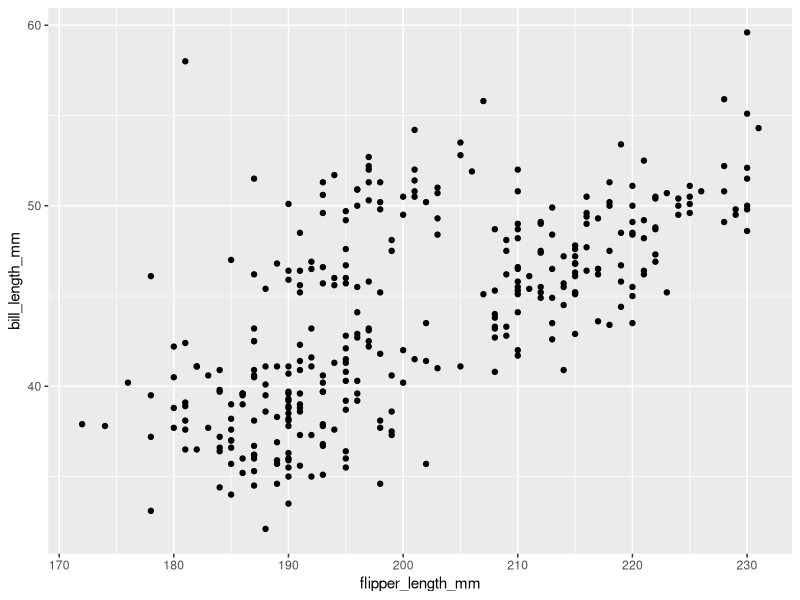
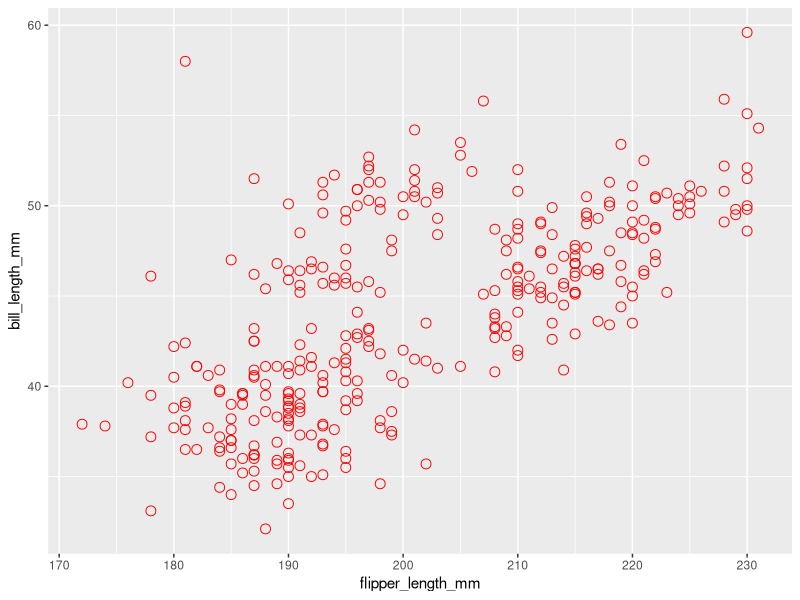
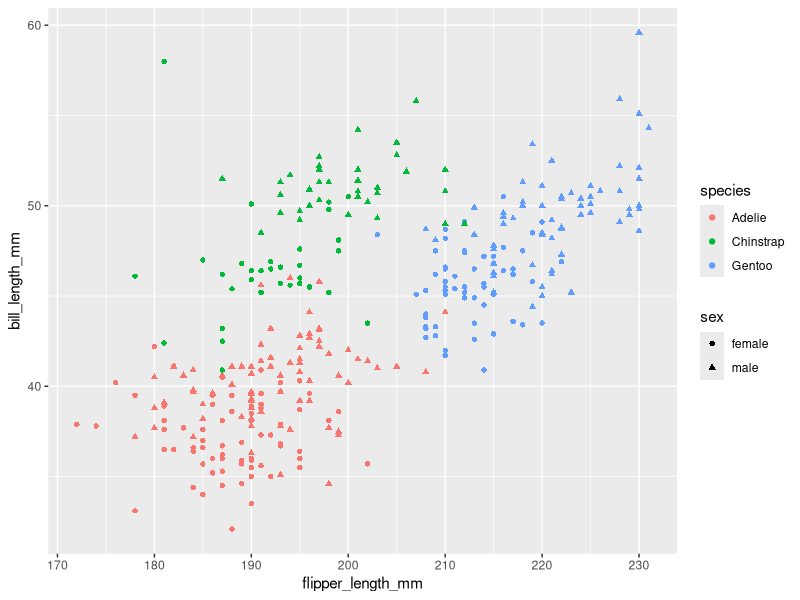
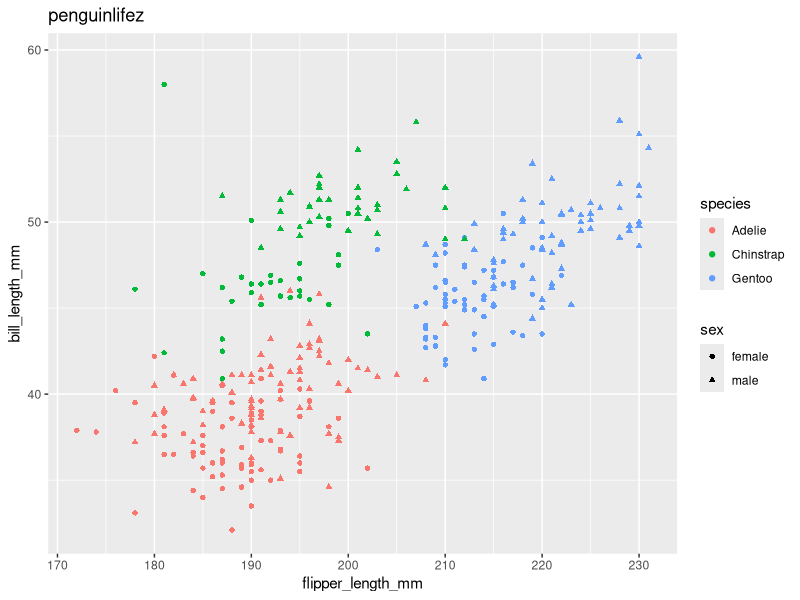
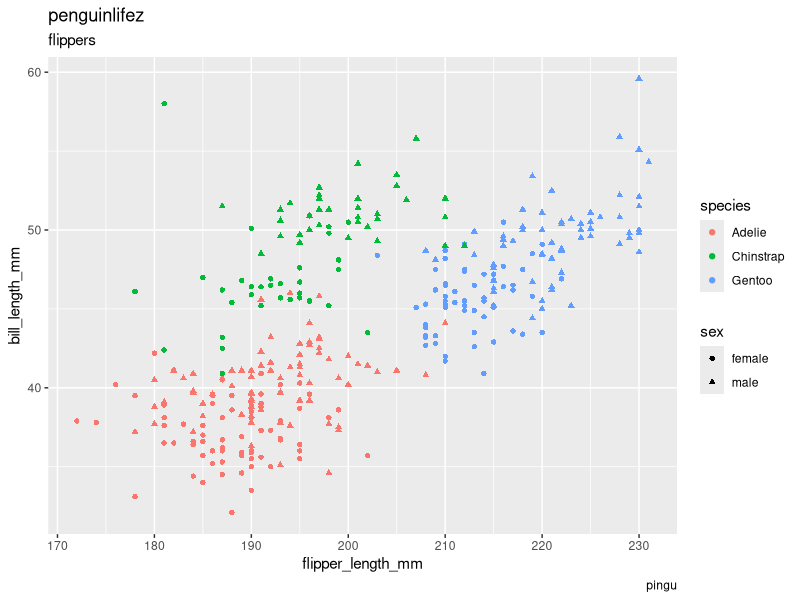
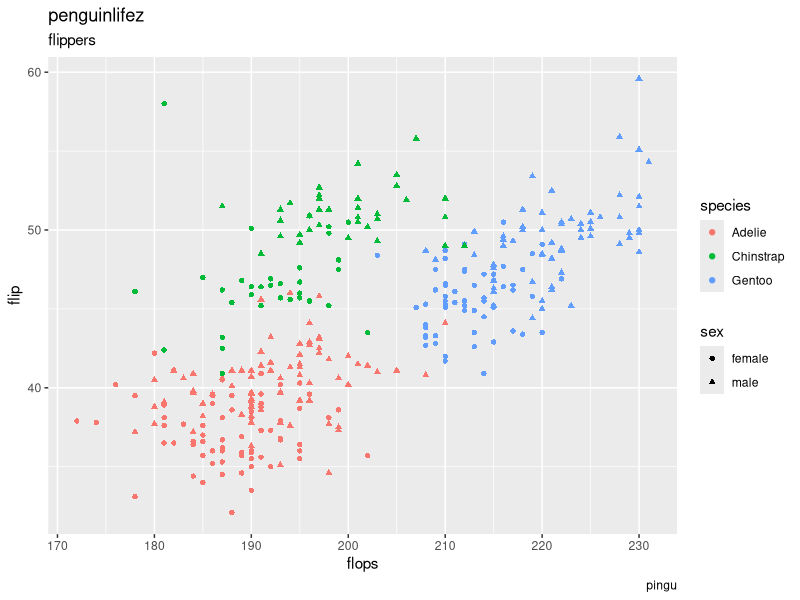
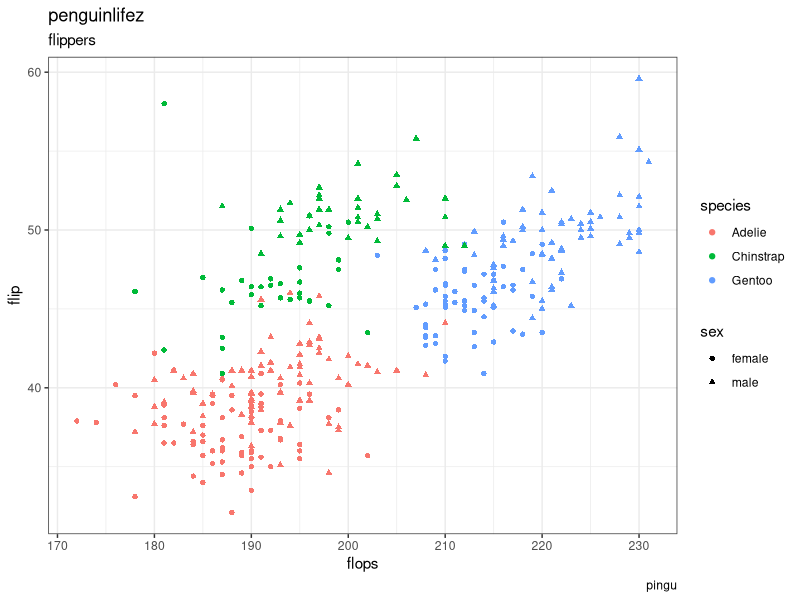
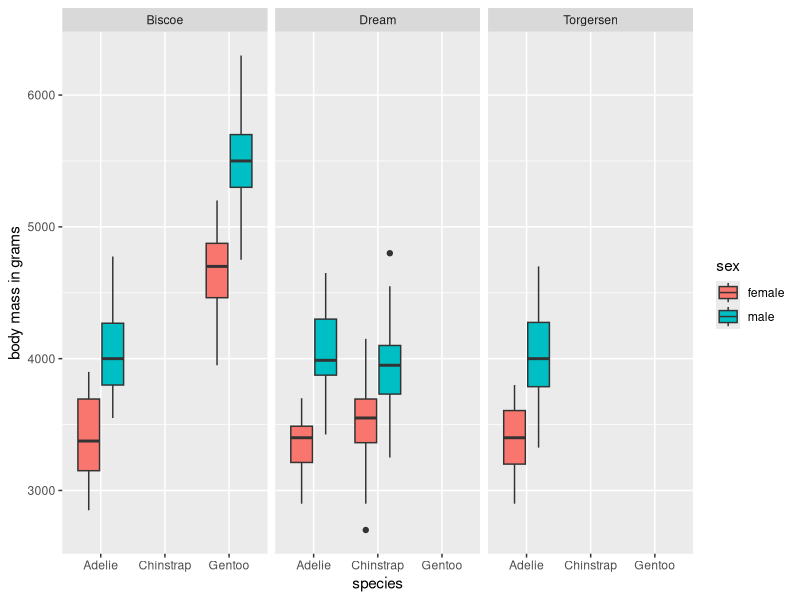

Recreate these plots in R, in order.
## ---- chunk 1
install.packages('palmerpenguins')
library(palmerpenguins)
?penguins
install.packages('tidyverse')
library(tidyverse)
## ---- chunk 2

data("penguins")
summary(penguins)

## ---- chunk 3
?penguins
## ---- chunk 4
?penguins

## ---- chunk 5

 penguins <- penguins %>%
  na.omit
## ---- chunk 6
ggplot(penguins, aes(x = flipper_length_mm, y = bill_length_mm)) + geom_point()

## ---- chunk 7

#ggplot(penguins, aes(x = flipper_length_mm, y = bill_length_mm, color = "red", size = 3)) + geom_point(shape = 1)
ggplot() +
  geom_point(data = penguins, aes(x = flipper_length_mm, bill_length_mm), color = "red", size = 3, shape = 1)


## ---- chunk 8
ggplot() + geom_point(data = penguins, aes(x = flipper_length_mm, y =  bill_length_mm, color = species, shape = sex))

## ---- chunk 9

ggplot() + geom_point(data = penguins, aes(x = flipper_length_mm, y =  bill_length_mm, color = species, shape = sex)) + labs(title = "penguinlifez")
ggplot() + geom_point(data = penguins, aes(x = flipper_length_mm, y =  bill_length_mm, color = species, shape = sex)) + labs(title = "penguinlifez", subtitle = "flippers", caption = "pingu") 
ggplot() + geom_point(data = penguins, aes(x = flipper_length_mm, y =  bill_length_mm, color = species, shape = sex)) + labs(title = "penguinlifez", subtitle = "flippers", caption = "pingu") + xlab("flops") + ylab("flip")
ggplot() + geom_point(data = penguins, aes(x = flipper_length_mm, y =  bill_length_mm, color = species, shape = sex)) + labs(title = "penguinlifez", subtitle = "flippers", caption = "pingu") + xlab("flops") + ylab("flip") +theme_bw()


## ---- chunk 10

ggplot() + geom_boxplot(data = penguins, aes(x=species, y = body_mass_g, fill = sex)) + facet_wrap(~ island) + ylab("body mass in grams")

## ---- chunk 11
# ggplot() + geom_boxplot(data = penguins, aes(x=species, y = body_mass_g, fill = sex)) + facet_wrap(~ island) + ylab("body mass in grams") + scale_fill_manual(values = c("male" = "#DA020E", "female" = "#0000cd"), aesthetics = "fill", )


